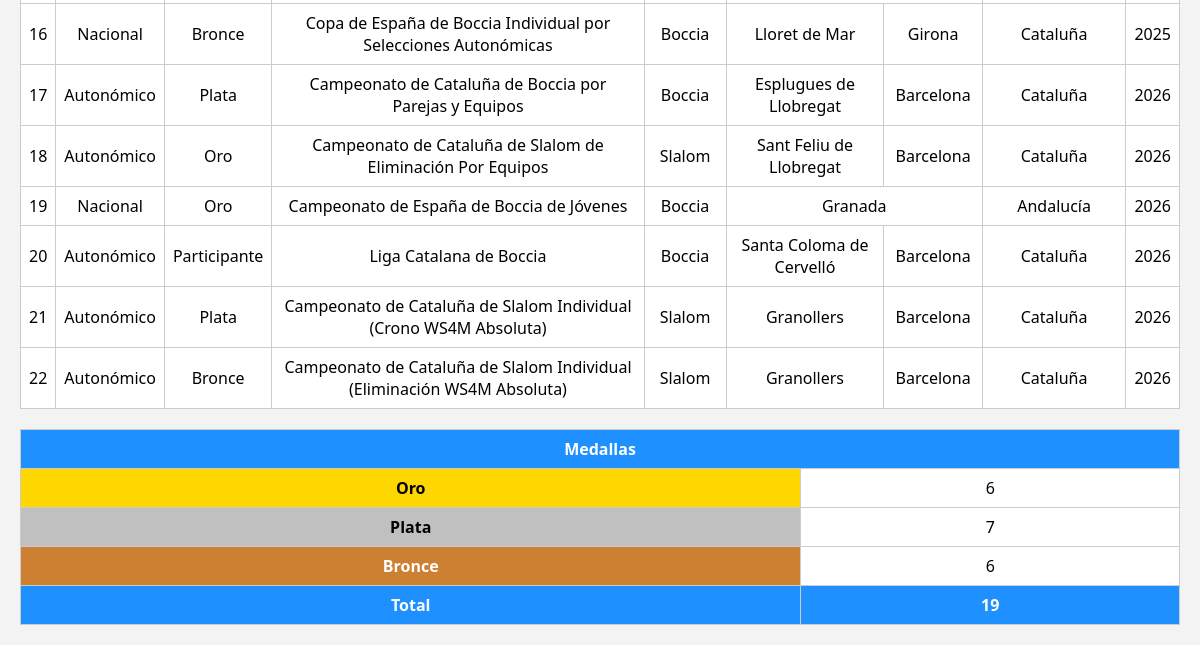
/medallero.php (lower part), run on an earlier commit of the app's database.
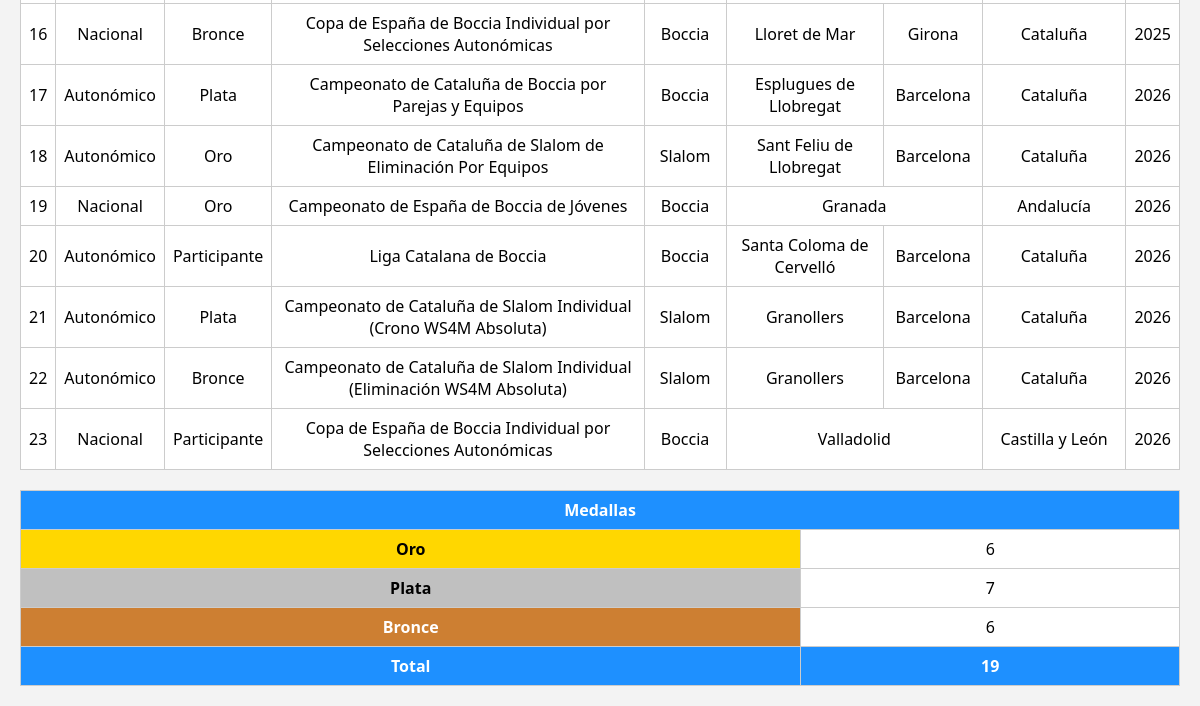
And on a later commit of the database.
### tables this page shows
CREATE TABLE medallas (
    id INT AUTO_INCREMENT PRIMARY KEY,
    tipo ENUM('Autonómico', 'Nacional', 'Internacional'),
    competicion VARCHAR(255),
    deporte VARCHAR(100),
    posicion ENUM('Oro', 'Plata', 'Bronce', 'Participante'),
    lugar VARCHAR(100),
    provincia VARCHAR(100),
    comunidad VARCHAR(100),
    pais VARCHAR(100),
    year YEAR
);

### funciones.php (called while the page is built, shortened)
<?php
function iconoMedalla($posicion)
{
    switch ($posicion) {
        default:
            return ucfirst($posicion);
    }
}
?>

### medallero.php (the view, shortened to what this page needs)
<?php include 'conexion.php';
include 'funciones.php'; ?>
<!DOCTYPE html>
<html>
<head>
    <link rel="stylesheet" href="css/index.css">
</head>
<body>
    <?php
    $where = " WHERE 1=1";
    $sql = "SELECT * FROM medallas" . $where;
    $sqlResumen = "SELECT
        SUM(posicion = 'oro') AS oro,
        SUM(posicion = 'plata') AS plata,
        SUM(posicion = 'bronce') AS bronce,
        COUNT(*) AS total_registros
    FROM medallas" . $where . " AND posicion IN ('oro', 'plata', 'bronce')";
    $resultado = $conexion->query($sql);
    if ($resultado->num_rows > 0): ?>
        <table>
            <?php while ($fila = $resultado->fetch_assoc()): ?>
                <tr>
                    <td><?php echo $fila['id']; ?></td>
                    <td><?php echo $fila['tipo']; ?></td>
                    <td class="<?php echo $fila['posicion']; ?>">
                        <?php echo iconoMedalla($fila['posicion']); ?>
                    </td>
                    <td><?php echo $fila['competicion']; ?></td>
                    <td><?php echo $fila['deporte']; ?></td>
                    <?php
                    if ($fila['lugar'] == $fila['provincia']) {
                        echo '<td colspan="2">' . $fila['lugar'] . '</td>';
                        echo '<td>' . $fila['comunidad'] . '</td>';
                    } elseif ($fila['provincia'] == $fila['comunidad']) {
                        echo '<td colspan="2">' . $fila['provincia'] . '</td>';
                    } else {
                        echo '<td>' . $fila['lugar'] . '</td>';
                        echo '<td>' . $fila['provincia'] . '</td>';
                        echo '<td>' . $fila['comunidad'] . '</td>';
                    }
                    ?>
                    <td><?php echo $fila['year']; ?></td>
                </tr>
            <?php endwhile; ?>
        </table>
    <?php else: ?>
        <p>No se han encontrado resultados</p>
    <?php endif; ?>
    <?php
    $resultado2 = $conexion->query($sqlResumen);
    $resumen = $resultado2 ? $resultado2->fetch_assoc() : null;
    if ($resumen): ?>
        <table>
            <tr>
                <th colspan="2">Medallas</th>
            </tr>
            <tr>
                <th class=oro>Oro</th>
                <td><?php echo (int) $resumen['oro']; ?></td>
            </tr>
            <tr>
                <th class=plata>Plata</th>
                <td><?php echo (int) $resumen['plata']; ?></td>
            </tr>
            <tr>
                <th class=bronce>Bronce</th>
                <td><?php echo (int) $resumen['bronce']; ?></td>
            </tr>
            <tr>
                <th>Total</th>
                <th><?php echo (int) $resumen['total_registros']; ?></th>
            </tr>
        </table>
    <?php else: ?>
        <p>No se han encontrado resultados</p>
    <?php endif; ?>
</body>
</html>

### css/index.css (style rules this page uses)
* { box-sizing: border-box; padding: 0; margin: 0; }
body { font-family: 'Segoe UI', Tahoma, Geneva, Verdana, sans-serif; background-color: #f3f3f3; margin: 20px; }
table { width: 100%; border-collapse: collapse; margin-top: 20px; background: #fff; }
th { background-color: dodgerblue; color: white; text-align: center; }
td.oro, th.oro { background-color: gold; color: black; font-weight: bold; }
td.plata, th.plata { background-color: silver; color: black; font-weight: bold; }
td.bronce, th.bronce { background-color: #cd7f32; color: white; font-weight: bold; }

What changed in the data, as far as the page shows it:
added medallas: id "23", tipo "Nacional", posicion "Participante", competicion "Copa de España de Boccia Individual por Selecciones Autonómicas", deporte "Boccia", lugar "Valladolid", comunidad "Castilla y León", year "2026"
